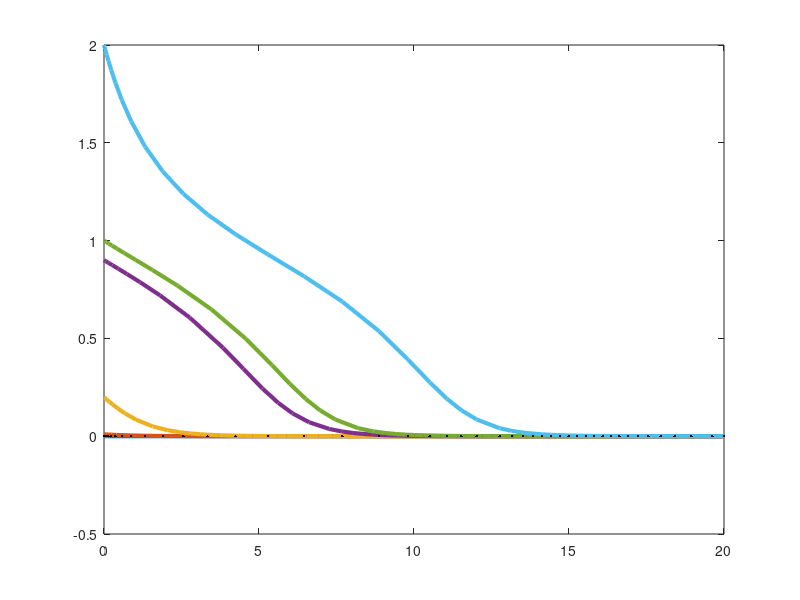

The MATLAB script that drew this image: (Note: this script raises an error after producing the figure.)
function Multi_stability_multi_IC_plotter_E11(varargin)
% (c) Thomas E. Woolley, 2017.

clc
close all
fs=15;
u=[0, 0.01 0.2 0.9 1 2];
tspan = [0 20]; % Length of time the equation is solved for.

for u0=u
[t,u] = ode23(@ODE, tspan, u0); % Matlab ODE solver.
plot(t,u,'linewidth',3) % Plot solution.
hold on
end
plot(t,0*u,'k.')
L=legend('$u_0=0$','$u_0=0.01$','$u_0=0.2$','$u_0=0.9$','$u_0=1$','$u_0=2$','location','ne')
set(L,'Interpreter','latex')
xlabel('Time','Interpreter','latex')
ylabel('Population','Interpreter','latex')
set(0,'DefaultFigureColor',[1 1 1])
set(gca,'fontsize',fs)
export_fig '../Pictures/Multi_stable_multi_IC_11.png' -m3



function dydt = ODE(t,u)
% ODE equation to solve.
dydt = 2*u^2/(1+u^2)-1.1*u; % The Logistic equation.